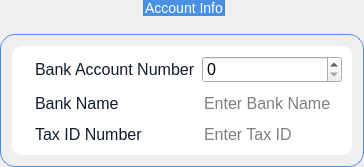
                 <widget class="QGroupBox" name="groupBox_4">
                  <property name="sizePolicy">
                   <sizepolicy hsizetype="Preferred" vsizetype="Fixed">
                    <horstretch>0</horstretch>
                    <verstretch>0</verstretch>
                   </sizepolicy>
                  </property>
                  <property name="styleSheet">
                   <string notr="true">QGroupBox  {
    border: 1px solid gray;
    border-color: rgb(74, 144, 226);
    margin-top: 34px;
    font-size: 14px;
    border-radius: 15px;
}
QGroupBox::title  {
    subcontrol-origin: margin;
    subcontrol-position: top center;
    padding: 5px 8000px 5px 8000px;
    background-color: rgb(74, 144, 226);
    color: rgb(255, 255, 255);
}
QLabel{
	color: rgb(14, 28, 44);
	background-color: none;
}
QFrame{
background-color: rgb(255, 255, 255);
border-radius: 10px;
}
QLineEdit{
border: none;
background-color: rgb(255, 255, 255);
}</string>
                  </property>
                  <property name="title">
                   <string>Account Info</string>
                  </property>
                  <layout class="QVBoxLayout" name="verticalLayout_23">
                   <item>
                    <widget class="QFrame" name="gridFrame">
                     <layout class="QGridLayout" name="gridLayout_2">
                      <property name="leftMargin">
                       <number>10</number>
                      </property>
                      <property name="topMargin">
                       <number>10</number>
                      </property>
                      <property name="rightMargin">
                       <number>10</number>
                      </property>
                      <property name="bottomMargin">
                       <number>10</number>
                      </property>
                      <property name="verticalSpacing">
                       <number>10</number>
                      </property>
                      <item row="0" column="2">
                       <widget class="QSpinBox" name="bank_account_number_spinBox">
                        <property name="font">
                         <font>
                          <pointsize>12</pointsize>
                         </font>
                        </property>
                        <property name="maximum">
                         <number>999999999</number>
                        </property>
                       </widget>
                      </item>
                      <item row="2" column="2">
                       <widget class="QLineEdit" name="tax_identification_number_lineEdit">
                        <property name="font">
                         <font>
                          <pointsize>12</pointsize>
                         </font>
                        </property>
                        <property name="placeholderText">
                         <string>Enter Tax ID</string>
                        </property>
                       </widget>
                      </item>
                      <item row="1" column="2">
                       <widget class="QLineEdit" name="bank_name_lineEdit">
                        <property name="font">
                         <font>
                          <pointsize>12</pointsize>
                         </font>
                        </property>
                        <property name="placeholderText">
                         <string>Enter Bank Name</string>
                        </property>
                       </widget>
                      </item>
                      <item row="1" column="1">
                       <widget class="QLabel" name="label_36">
                        <property name="sizePolicy">
                         <sizepolicy hsizetype="Fixed" vsizetype="Preferred">
                          <horstretch>0</horstretch>
                          <verstretch>0</verstretch>
                         </sizepolicy>
                        </property>
                        <property name="font">
                         <font>
                          <pointsize>12</pointsize>
                         </font>
                        </property>
                        <property name="text">
                         <string>Bank Name</string>
                        </property>
                       </widget>
                      </item>
                      <item row="2" column="1">
                       <widget class="QLabel" name="label_37">
                        <property name="sizePolicy">
                         <sizepolicy hsizetype="Fixed" vsizetype="Preferred">
                          <horstretch>0</horstretch>
                          <verstretch>0</verstretch>
                         </sizepolicy>
                        </property>
                        <property name="font">
                         <font>
                          <pointsize>12</pointsize>
                         </font>
                        </property>
                        <property name="text">
                         <string>Tax ID Number</string>
                        </property>
                       </widget>
                      </item>
                      <item row="0" column="1">
                       <widget class="QLabel" name="label_35">
                        <property name="sizePolicy">
                         <sizepolicy hsizetype="Fixed" vsizetype="Preferred">
                          <horstretch>0</horstretch>
                          <verstretch>0</verstretch>
                         </sizepolicy>
                        </property>
                        <property name="font">
                         <font>
                          <pointsize>12</pointsize>
                         </font>
                        </property>
                        <property name="text">
                         <string>Bank Account Number</string>
                        </property>
                       </widget>
                      </item>
                      <item row="0" column="0">
                       <widget class="QLabel" name="label_54">
                        <property name="maximumSize">
                         <size>
                          <width>24</width>
                          <height>24</height>
                         </size>
                        </property>
                        <property name="text">
                         <string/>
                        </property>
                        <property name="pixmap">
                         <pixmap resource="resources.qrc">:/resources/other_icons/bank.svg</pixmap>
                        </property>
                        <property name="scaledContents">
                         <bool>true</bool>
                        </property>
                       </widget>
                      </item>
                      <item row="1" column="0">
                       <widget class="QLabel" name="label_55">
                        <property name="maximumSize">
                         <size>
                          <width>24</width>
                          <height>24</height>
                         </size>
                        </property>
                        <property name="text">
                         <string/>
                        </property>
                        <property name="pixmap">
                         <pixmap resource="resources.qrc">:/resources/other_icons/bank.svg</pixmap>
                        </property>
                        <property name="scaledContents">
                         <bool>true</bool>
                        </property>
                       </widget>
                      </item>
                      <item row="2" column="0">
                       <widget class="QLabel" name="label_56">
                        <property name="maximumSize">
                         <size>
                          <width>24</width>
                          <height>24</height>
                         </size>
                        </property>
                        <property name="text">
                         <string/>
                        </property>
                        <property name="pixmap">
                         <pixmap resource="resources.qrc">:/resources/other_icons/tax.svg</pixmap>
                        </property>
                        <property name="scaledContents">
                         <bool>true</bool>
                        </property>
                       </widget>
                      </item>
                     </layout>
                    </widget>
                   </item>
                  </layout>
                 </widget>
